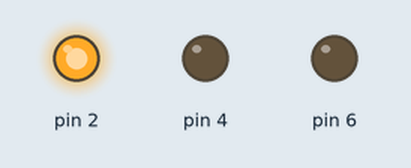
Bench run of a sketch on a simulated Arduino Uno, built with avr-gcc and run on an emulated ATmega328P. Shown: output pins drawn as LEDs (lit = HIGH).

Above: at 0.1 s.
At 0.9 s:
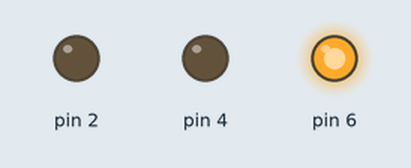
At 1.7 s:
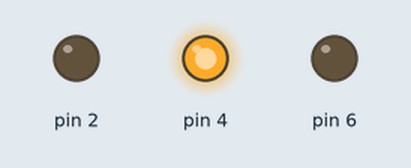
At 2.7 s:
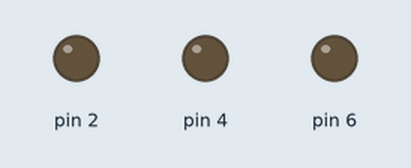
Timing chart, 0 to 3.0 s (numbered marks = the images above):
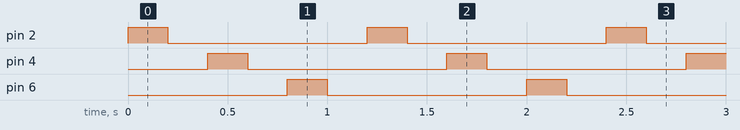

The sketch:

game_2.ino
```cpp
void setup(){
  pinMode(2,OUTPUT);
  pinMode(4,OUTPUT);
  pinMode(6,OUTPUT);
}

void loop(){

  digitalWrite(2, HIGH);
  delay(200);
  digitalWrite(2, LOW);
  delay(200);
  digitalWrite(4, HIGH);
  delay(200);
  digitalWrite(4, LOW);
  delay(200);
  digitalWrite(6, HIGH);
  delay(200);
  digitalWrite(6, LOW);
  delay(200);
}
```

Measured:
- by itself, pin 2, pin 4, pin 6: alternates HIGH for 0.20 s and LOW for 1.0 s
- by itself, everything shown: repeats every 1.2 s, in 6 steps
